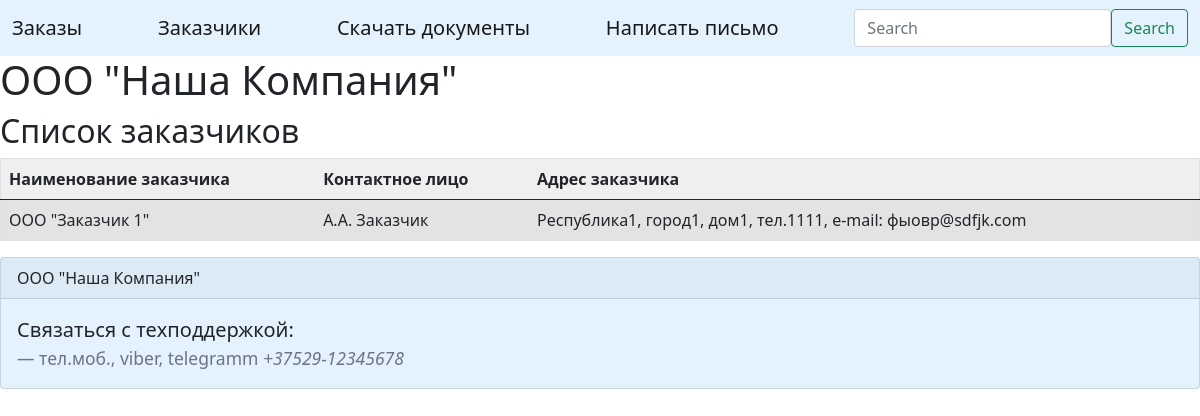
Page /customers_list on the committed database.
### ordering/models.py (models this page shows, shortened)
class Customers(models.Model):
    customers_mame = models.CharField(max_length=150, verbose_name='Наименование заказчика')
    customers_contact_person = models.CharField(max_length=250, verbose_name='Контактное лицо')
    customers_address = models.CharField(max_length=150, verbose_name='Адрес заказчика')
    class Meta:
        verbose_name = 'Заказчик'
        verbose_name_plural = 'Заказчики'
        ordering = ['customers_mame']

### ordering/views.py (the view)
# urls.py: path('customers_list', views.customers_list, name='customers_list'),
def customers_list(request):
    customers = models.Customers.objects.all()
    context = {
        'customers': customers,
    }
    return render(request, 'customers_list.html', {'context': context})

### ordering/templates/customers_list.html (shortened to what this page needs)
{% extends 'base.html' %}
{% load static %}
{% block content %}
<h2>Список заказчиков</h2>
<table class="table table-striped table-hover" bgcolor="#efefef" border="black">
    <thead>
    <tr>
        <th scope="col">Наименование заказчика</th>
        <th scope="col">Контактное лицо</th>
        <th scope="col">Адрес заказчика</th>
    </tr>
    </thead>
    <tbody>
    {% for customer in context.customers %}
    <tr>
        <td>{{ customer.customers_mame }}</td>
        <td>{{ customer.customers_contact_person }}</td>
        <td>{{ customer.customers_address }}</td>
    </tr>
    {% endfor %}
    </tbody>
</table>
{% endblock %}

### rows in the picture
Customers: customers_mame "ООО \"Заказчик 1\"", customers_contact_person "А.А. Заказчик", customers_address "Республика1, город1, дом1, тел.1111, e-mail: фыовр@sdfjk.com"
